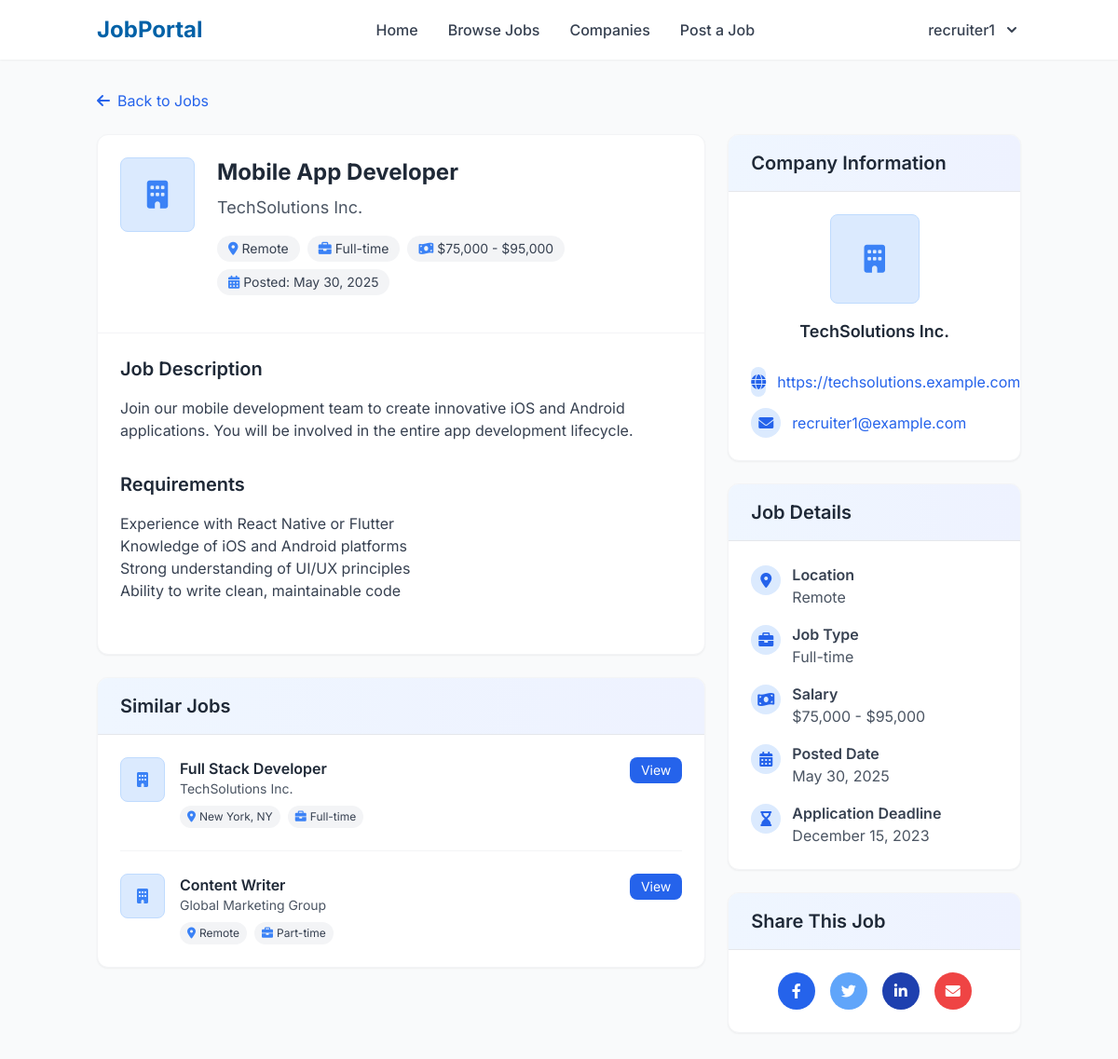
Screenshot of /job_details.php?id=2 (signed in) with the database file from the repository.
### tables this page shows
CREATE TABLE IF NOT EXISTS jobs (
    id INT NOT NULL PRIMARY KEY AUTO_INCREMENT,
    recruiter_id INT NOT NULL,
    title VARCHAR(100) NOT NULL,
    description TEXT NOT NULL,
    requirements TEXT,
    location VARCHAR(100),
    job_type ENUM('full-time', 'part-time', 'contract', 'internship') NOT NULL,
    salary VARCHAR(50),
    posted_date TIMESTAMP DEFAULT CURRENT_TIMESTAMP,
    deadline DATE,
    status ENUM('open', 'closed') DEFAULT 'open',
    FOREIGN KEY (recruiter_id) REFERENCES users(id) ON DELETE CASCADE
);

CREATE TABLE IF NOT EXISTS company_profiles (
    id INT NOT NULL PRIMARY KEY AUTO_INCREMENT,
    user_id INT NOT NULL,
    company_name VARCHAR(100) NOT NULL,
    company_description TEXT,
    industry VARCHAR(100),
    website VARCHAR(255),
    location VARCHAR(100),
    logo_path VARCHAR(255),
    FOREIGN KEY (user_id) REFERENCES users(id) ON DELETE CASCADE
);

CREATE TABLE IF NOT EXISTS users (
    id INT NOT NULL PRIMARY KEY AUTO_INCREMENT,
    username VARCHAR(50) NOT NULL UNIQUE,
    password VARCHAR(255) NOT NULL,
    email VARCHAR(100) NOT NULL UNIQUE,
    role ENUM('student', 'recruiter') NOT NULL,
    created_at TIMESTAMP DEFAULT CURRENT_TIMESTAMP
);

### job_details.php (the view, shortened to what the rows shown need)
<?php
require_once 'includes/functions.php';
$job_id = (int)$_GET['id'];
$sql = "SELECT j.*, c.company_name, c.logo_path, c.website, u.email as recruiter_email
        FROM jobs j
        JOIN company_profiles c ON j.recruiter_id = c.user_id
        JOIN users u ON j.recruiter_id = u.id
        WHERE j.id = ?";
$stmt = mysqli_prepare($conn, $sql);
mysqli_stmt_bind_param($stmt, "i", $job_id);
mysqli_stmt_execute($stmt);
$result = mysqli_stmt_get_result($stmt);
$job = mysqli_fetch_assoc($result);
$similar_jobs = [];
$keywords = explode(' ', $job['title'] . ' ' . $job['location'] . ' ' . $job['job_type']);
$keywords = array_filter($keywords, function($word) {
    return strlen($word) > 3;
});
if (!empty($keywords)) {
    $conditions = [];
    $params = [];
    $types = "";
    foreach ($keywords as $keyword) {
        $keyword = trim($keyword);
        if (!empty($keyword)) {
            $conditions[] = "j.title LIKE ? OR j.description LIKE ? OR j.location LIKE ?";
            $params[] = "%$keyword%";
            $params[] = "%$keyword%";
            $params[] = "%$keyword%";
            $types .= "sss";
        }
    }
    if (!empty($conditions)) {
        $sql = "SELECT j.id, j.title, j.location, j.job_type, j.posted_date, c.company_name, c.logo_path
                FROM jobs j
                JOIN company_profiles c ON j.recruiter_id = c.user_id
                WHERE j.id != ? AND j.status = 'open' AND (" . implode(' OR ', $conditions) . ")
                ORDER BY j.posted_date DESC
                LIMIT 3";
        $stmt = mysqli_prepare($conn, $sql);
        array_unshift($params, $job_id);
        $types = "i" . $types;
        mysqli_stmt_bind_param($stmt, $types, ...$params);
        mysqli_stmt_execute($stmt);
        $result = mysqli_stmt_get_result($stmt);
        $similar_jobs = mysqli_fetch_all($result, MYSQLI_ASSOC);
    }
}
include 'includes/header.php';
?>
<div class="bg-gray-50 py-8 min-h-screen">
    <div class="container mx-auto px-4">
        <div class="grid grid-cols-1 lg:grid-cols-3 gap-6">
            <div class="lg:col-span-2">
                <div class="bg-white rounded-xl shadow-sm border border-gray-100 overflow-hidden mb-6">
                    <div class="p-6 border-b border-gray-100">
                        <div class="flex flex-col md:flex-row md:items-start gap-6">
                            <div class="flex-grow">
                                <h1 class="text-2xl font-bold text-gray-800 mb-2"><?php echo htmlspecialchars($job['title']); ?></h1>
                                <p class="text-lg text-gray-600 mb-4"><?php echo htmlspecialchars($job['company_name']); ?></p>
                                <div class="flex flex-wrap gap-2 mb-4">
                                    <span class="bg-gray-100 text-gray-700 px-3 py-1 rounded-full text-sm flex items-center">
                                        <i class="fas fa-map-marker-alt mr-1 text-blue-500"></i> <?php echo htmlspecialchars($job['location']); ?>
                                    </span>
                                    <span class="bg-gray-100 text-gray-700 px-3 py-1 rounded-full text-sm flex items-center">
                                        <i class="fas fa-briefcase mr-1 text-blue-500"></i> <?php echo htmlspecialchars(ucfirst($job['job_type'])); ?>
                                    </span>
                                    <?php if (!empty($job['salary'])): ?>
                                    <span class="bg-gray-100 text-gray-700 px-3 py-1 rounded-full text-sm flex items-center">
                                        <i class="fas fa-money-bill-wave mr-1 text-blue-500"></i> <?php echo htmlspecialchars($job['salary']); ?>
                                    </span>
                                    <?php endif; ?>
                                    <span class="bg-gray-100 text-gray-700 px-3 py-1 rounded-full text-sm flex items-center">
                                        <i class="fas fa-calendar-alt mr-1 text-blue-500"></i> Posted: <?php echo date('M d, Y', strtotime($job['posted_date'])); ?>
                                    </span>
                                </div>
                            </div>
                        </div>
                    </div>
                    <div class="p-6">
                        <div class="mb-8">
                            <h2 class="text-xl font-semibold text-gray-800 mb-4">Job Description</h2>
                            <div class="prose max-w-none text-gray-700">
                                <?php echo nl2br(htmlspecialchars($job['description'])); ?>
                            </div>
                        </div>
                        <div class="mb-8">
                            <h2 class="text-xl font-semibold text-gray-800 mb-4">Requirements</h2>
                            <div class="prose max-w-none text-gray-700">
                                <?php echo nl2br(htmlspecialchars($job['requirements'])); ?>
                            </div>
                        </div>
                    </div>
                </div>
                <?php if (!empty($similar_jobs)): ?>
                <div class="bg-white rounded-xl shadow-sm border border-gray-100 overflow-hidden">
                    <div class="bg-gradient-to-r from-blue-50 to-indigo-50 px-6 py-4 border-b">
                        <h2 class="text-xl font-semibold text-gray-800">Similar Jobs</h2>
                    </div>
                    <div class="p-6">
                        <div class="space-y-6">
                            <?php foreach ($similar_jobs as $similar_job): ?>
                                <div class="flex flex-col md:flex-row gap-4 pb-6 border-b border-gray-100 last:border-b-0 last:pb-0">
                                    <div class="flex-shrink-0">
                                        <?php if (!empty($similar_job['logo_path'])): ?>
                                            <img src="<?php echo $similar_job['logo_path']; ?>" alt="Company Logo" class="w-12 h-12 object-contain rounded-lg border border-gray-200">
                                        <?php else: ?>
                                            <div class="w-12 h-12 bg-blue-100 rounded-lg flex items-center justify-center border border-blue-200">
                                                <i class="fas fa-building text-blue-500"></i>
                                            </div>
                                        <?php endif; ?>
                                    </div>
                                    <div class="flex-grow">
                                        <h3 class="font-semibold text-gray-800">
                                            <a href="job_details.php?id=<?php echo $similar_job['id']; ?>" class="hover:text-blue-600 transition duration-300"><?php echo htmlspecialchars($similar_job['title']); ?></a>
                                        </h3>
                                        <p class="text-gray-600 text-sm"><?php echo htmlspecialchars($similar_job['company_name']); ?></p>
                                        <div class="flex flex-wrap gap-2 mt-2">
                                            <span class="bg-gray-100 text-gray-700 px-2 py-1 rounded-full text-xs flex items-center">
                                                <i class="fas fa-map-marker-alt mr-1 text-blue-500"></i> <?php echo htmlspecialchars($similar_job['location']); ?>
                                            </span>
                                            <span class="bg-gray-100 text-gray-700 px-2 py-1 rounded-full text-xs flex items-center">
                                                <i class="fas fa-briefcase mr-1 text-blue-500"></i> <?php echo htmlspecialchars(ucfirst($similar_job['job_type'])); ?>
                                            </span>
                                        </div>
                                    </div>
                                    <div class="flex-shrink-0">
                                        <a href="job_details.php?id=<?php echo $similar_job['id']; ?>" class="bg-blue-600 hover:bg-blue-700 text-white px-3 py-1 rounded-lg text-sm transition duration-300 flex items-center">
                                            View
                                        </a>
                                    </div>
                                </div>
                            <?php endforeach; ?>
                        </div>
                    </div>
                </div>
                <?php endif; ?>
            </div>
            <div class="lg:col-span-1">
                <div class="bg-white rounded-xl shadow-sm border border-gray-100 overflow-hidden mb-6">
                    <div class="bg-gradient-to-r from-blue-50 to-indigo-50 px-6 py-4 border-b">
                        <h2 class="text-xl font-semibold text-gray-800">Company Information</h2>
                    </div>
                    <div class="p-6">
                        <div class="flex flex-col items-center mb-6">
                            <?php if (!empty($job['logo_path'])): ?>
                                <img src="<?php echo $job['logo_path']; ?>" alt="<?php echo htmlspecialchars($job['company_name']); ?>" class="w-24 h-24 object-contain rounded-lg border border-gray-200 mb-4">
                            <?php else: ?>
                                <div class="w-24 h-24 bg-blue-100 rounded-lg flex items-center justify-center border border-blue-200 mb-4">
                                    <i class="fas fa-building text-blue-500 text-3xl"></i>
                                </div>
                            <?php endif; ?>
                            <h3 class="text-lg font-semibold text-gray-800 text-center"><?php echo htmlspecialchars($job['company_name']); ?></h3>
                        </div>
                        <div class="space-y-3">
                            <?php if (!empty($job['website'])): ?>
                            <div class="flex items-center">
                                <div class="w-8 h-8 rounded-full bg-blue-100 flex items-center justify-center mr-3">
                                    <i class="fas fa-globe text-blue-600"></i>
                                </div>
                                <a href="<?php echo htmlspecialchars($job['website']); ?>" target="_blank" class="text-blue-600 hover:text-blue-800 transition duration-300"><?php echo htmlspecialchars($job['website']); ?></a>
                            </div>
                            <?php endif; ?>
                            <?php if (!empty($job['recruiter_email'])): ?>
                            <div class="flex items-center">
                                <div class="w-8 h-8 rounded-full bg-blue-100 flex items-center justify-center mr-3">
                                    <i class="fas fa-envelope text-blue-600"></i>
                                </div>
                                <a href="mailto:<?php echo htmlspecialchars($job['recruiter_email']); ?>" class="text-blue-600 hover:text-blue-800 transition duration-300"><?php echo htmlspecialchars($job['recruiter_email']); ?></a>
                            </div>
                            <?php endif; ?>
                        </div>
                    </div>
                </div>
                <div class="bg-white rounded-xl shadow-sm border border-gray-100 overflow-hidden mb-6">
                    <div class="bg-gradient-to-r from-blue-50 to-indigo-50 px-6 py-4 border-b">
                        <h2 class="text-xl font-semibold text-gray-800">Job Details</h2>
                    </div>
                    <div class="p-6">
                        <ul class="space-y-4">
                            <li class="flex items-start">
                                <div>
                                    <h4 class="font-semibold text-gray-700">Location</h4>
                                    <p class="text-gray-600"><?php echo htmlspecialchars($job['location']); ?></p>
                                </div>
                            </li>
                            <li class="flex items-start">
                                <div>
                                    <h4 class="font-semibold text-gray-700">Job Type</h4>
                                    <p class="text-gray-600"><?php echo htmlspecialchars(ucfirst($job['job_type'])); ?></p>
                                </div>
                            </li>
                            <?php if (!empty($job['salary'])): ?>
                            <li class="flex items-start">
                                <div class="w-8 h-8 rounded-full bg-blue-100 flex items-center justify-center mr-3 mt-0.5">
                                    <i class="fas fa-money-bill-wave text-blue-600"></i>
                                </div>
                                <div>
                                    <h4 class="font-semibold text-gray-700">Salary</h4>
                                    <p class="text-gray-600"><?php echo htmlspecialchars($job['salary']); ?></p>
                                </div>
                            </li>
                            <?php endif; ?>
                            <li class="flex items-start">
                                <div>
                                    <h4 class="font-semibold text-gray-700">Posted Date</h4>
                                    <p class="text-gray-600"><?php echo date('F d, Y', strtotime($job['posted_date'])); ?></p>
                                </div>
                            </li>
                            <?php if (!empty($job['deadline'])): ?>
                            <li class="flex items-start">
                                <div class="w-8 h-8 rounded-full bg-blue-100 flex items-center justify-center mr-3 mt-0.5">
                                    <i class="fas fa-hourglass-end text-blue-600"></i>
                                </div>
                                <div>
                                    <h4 class="font-semibold text-gray-700">Application Deadline</h4>
                                    <p class="text-gray-600"><?php echo date('F d, Y', strtotime($job['deadline'])); ?></p>
                                </div>
                            </li>
                            <?php endif; ?>
                        </ul>
                    </div>
                </div>
                <div class="bg-white rounded-xl shadow-sm border border-gray-100 overflow-hidden">
                    <div class="bg-gradient-to-r from-blue-50 to-indigo-50 px-6 py-4 border-b">
                        <h2 class="text-xl font-semibold text-gray-800">Share This Job</h2>
                    </div>
                </div>
            </div>
        </div>
    </div>
</div>
<?php include 'includes/footer.php'; ?>

### rows the page displays
jobs: title "Mobile App Developer", company_profiles.company_name "TechSolutions Inc.", location "Remote", job_type "Full-time", salary "$75,000 - $95,000", posted_date "May 30, 2025", description "Join our mobile development team to create innovative iOS and Android applications. You will be involved in the entire app development lifecycle.", requirements "Experience with React Native or Flutter Knowledge of iOS and Android platforms Strong understanding of UI/UX principles Ability to write clean, maintainable code", company_profiles.website "https://techsolutions.example.com", recruiter.email "recruiter1@example.com", deadline "December 15, 2023"
jobs: title "Full Stack Developer", company_profiles.company_name "TechSolutions Inc.", location "New York, NY", job_type "Full-time"
jobs: title "Content Writer", company_profiles.company_name "Global Marketing Group", location "Remote", job_type "Part-time"

### other values shown
$_SESSION['username'] "recruiter1"
